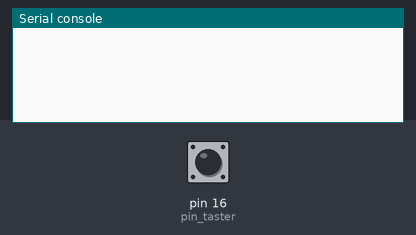
Recording of a program running on a simulated MicroPython board. Parts: the last lines printed to the serial console. The test bench sets the inputs (shaded band); at power-on: pin 16 (pin_taster) HIGH.

Above: at 1.2 s.
1.3 s: pin 16 (pin_taster) pulled LOW for 0.15 s
At 2.6 s:
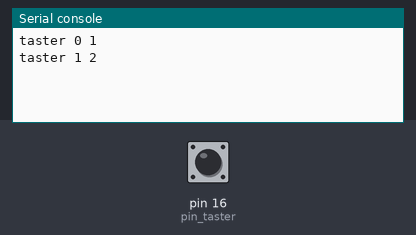
2.9 s: pin 16 (pin_taster) pulled LOW for 1 s
At 5.1 s:
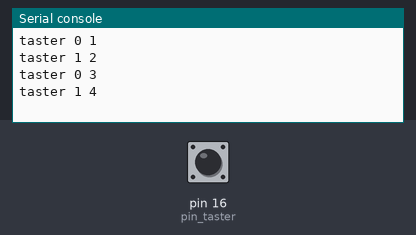
5.4 s: pin 16 (pin_taster) pulled LOW for 0.15 s
At 7.0 s:
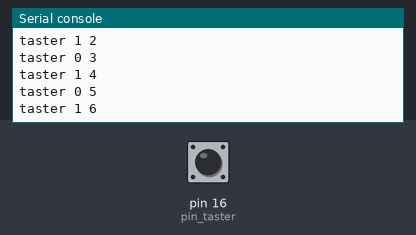
Timing chart, 0 to 8.5 s (numbered marks = the images above; inputs shaded):
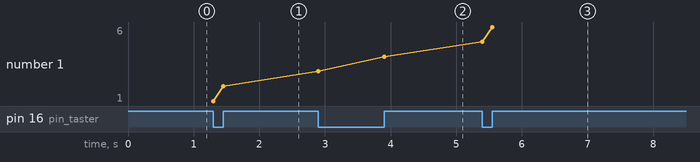

Measured:
- after the input at 1.3 s, the serial console: prints a new line at once (image 1)
- after the input at 2.9 s, the serial console: prints a new line at once (image 2)
- after the input at 5.4 s, the serial console: prints a new line at once (image 3)
- plotted number 1: 2 → 4 after the input at 2.9 s, 4 → 6 after the input at 5.4 s

The program:

tests_taster_interrupt.py
```python
import machine

# Taster
pin_taster = machine.Pin(16, machine.Pin.IN, machine.Pin.PULL_UP)

i = 0
def callback(p):
  global i
  i += 1
  print('taster', p.value(), i)

pin_taster.irq(trigger=machine.Pin.IRQ_RISING | machine.Pin.IRQ_FALLING, handler=callback)

machine.sleep(10000)
```
